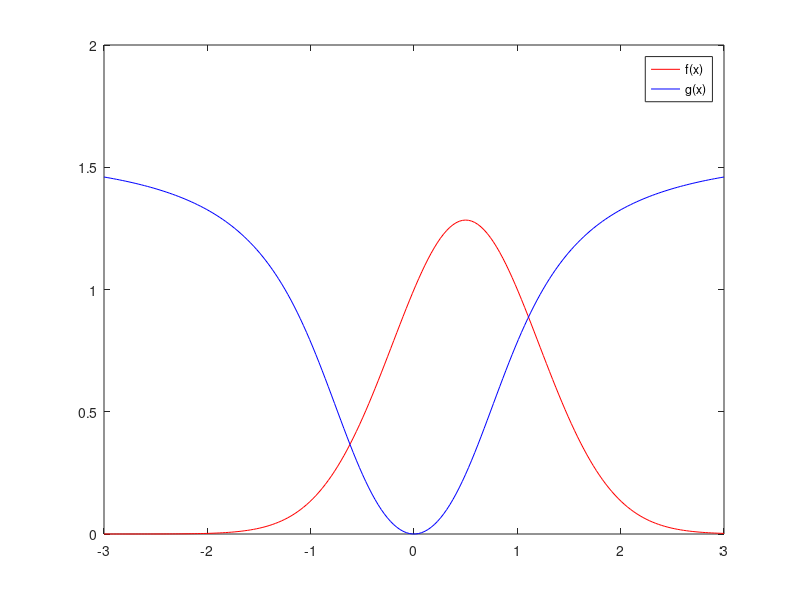
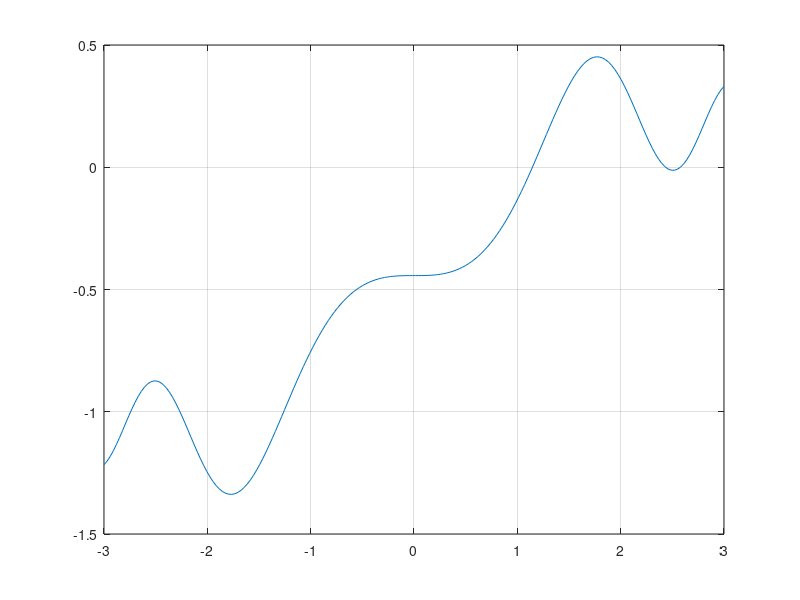

Source code (MATLAB) for these figures, in order:
clc;clear;close all

% a)
f = @(x) exp(x - x.^2);
g = @(x) atan(x.^2);

xx = linspace(-3,3,200);

plot(xx,f(xx),'r',xx,g(xx),'b')
legend('f(x)','g(x)' )

r1 = fzero(@(x) f(x) - g(x) , -1)
r2 = fzero(@(x) f(x) - g(x) , 1)

I = quad(@(x) f(x) - g(x),r1,r2)

% b)

h = @(x) quad(@(x) sin(x.^2),0,x) - sqrt(pi)/4

xx=linspace(-3,3,200);
F = arrayfun(h,xx);
figure
plot(xx,F);grid on

r3 = fzero(h,1)
r4 = fzero(h,2.4)
r5 = fzero(h,2.6)

